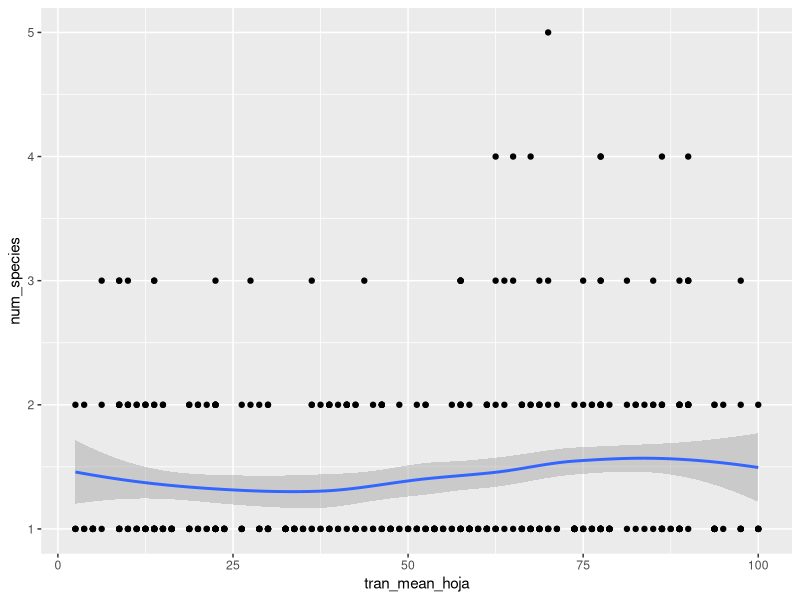
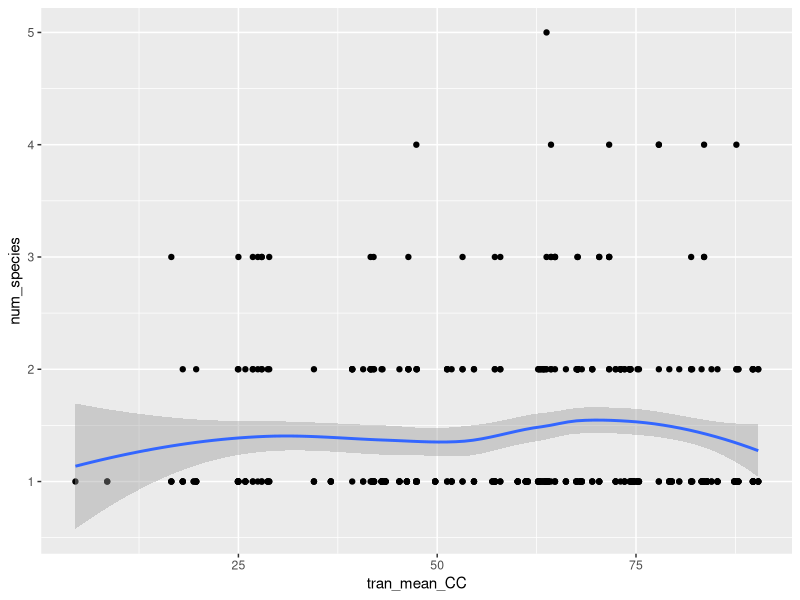
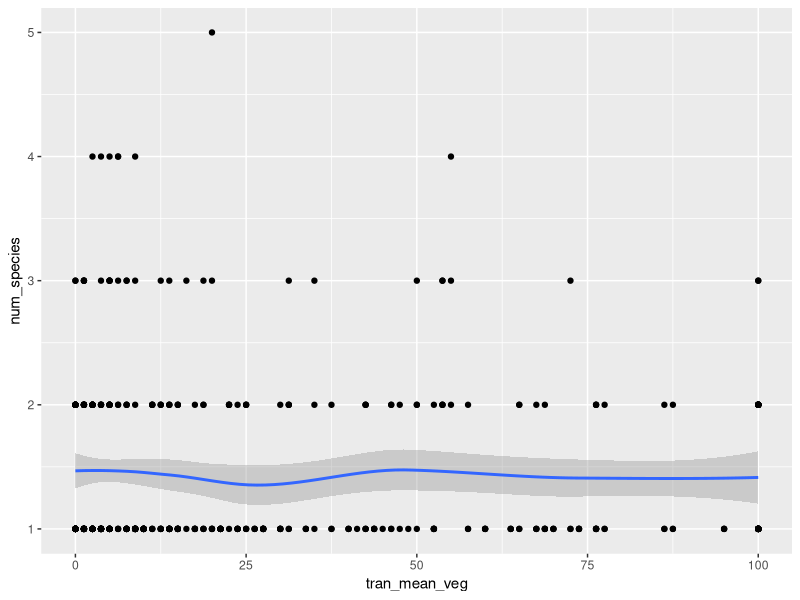

R code for these plots, in order:
## ---- chunk 1
library(tidyverse)
## ---- chunk 2
ranas <- read_csv("data/processed_data/ranas_processed.csv")
ranas <- as_tibble(ranas)

local_by_trans <- read_csv("data/processed_data/local_by_trans_processed.csv")
local_by_trans <- as_tibble(local_by_trans)
## ---- chunk 3
trans_richness <- ranas %>%
  group_by(Sitio, Transecto, Fecha) %>%
  summarize(num_species = n_distinct(Final_ID))

trans_richness_local <- left_join(trans_richness, local_by_trans,
                                 by = c("Sitio", "Transecto", "Fecha"))
## ---- chunk 4
model_richness_trans <- glm(num_species ~ 
                              tran_mean_veg + 
                              tran_mean_hoja + 
                              tran_mean_CC,
                            data = trans_richness_local, 
                            family = poisson()
                            )

# Display the model summary
summary(model_richness_trans)
## ---- chunk 5
# tran_mean_hoja on num_species
ggplot(trans_richness_local, aes(tran_mean_hoja, num_species)) + 
       geom_point() +
  geom_smooth()

# tran_mean_CC on num_species
ggplot(trans_richness_local, aes(tran_mean_CC, num_species)) + 
       geom_point() +
  geom_smooth()

# tran_mean_veg on num_species
ggplot(trans_richness_local, aes(tran_mean_veg, num_species)) + 
       geom_point() +
  geom_smooth()
## ---- chunk 6
# library(lme4)
# library(Matrix)
# 
# model_richness_trans <- glmer(num_species ~ 
#                                 tran_mean_veg + 
#                                 tran_mean_hoja + 
#                                 tran_mean_CC + 
#                                 (1 | Sitio), 
#                               data = trans_richness_local, 
#                               family = poisson()
#                               )
# 
# 
# summary(model_richness_trans)
# ```





